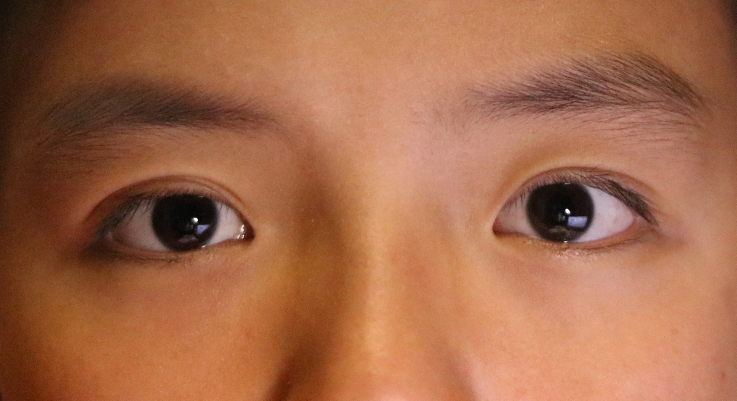
%> input picture A7/eye3.jpg, 1473 x 801 px (shown at 1/2 size)
$ octave circle3.m   (GNU Octave 9; MATLAB toolbox functions it lacks are replaced by stand-ins)
%> lines starting %> are read from the running program, lines starting %| are printed output that depends on the picture; in (x1, y1, x2, y2) boxes, pixels count from 0 and x2, y2 are one past the last pixel; in counts of white or black regions, pixels touching at a corner belong together; the program's own positions count from 1
### A7/DetectCircle.m
function [ hough_space, hough_circle, para ] = DetectCircle( detect_area, step_r, step_angle, r_min, r_max, p )
%----------------output-----------------
% hough_space: 参数空间
% hough_circle: 检测到的圆
% para: 各圆的参数（圆心坐标和半径）

% -----------------input-----------------
% detect_area: 限制了坐标范围的二值图像
% step_r: 半径步长
% step_angle: 角度步长（弧度制）
% r_min：半径最小值
% r_max: 半径最大值
% p: 以p*hough_space的最大值为投票阈值

[m, n] = size(detect_area);
length_r = round((r_max-r_min)/step_r)+1;
length_angle = round(2*pi/step_angle);

hough_space = zeros(m,n,length_r);

[rows, cols] = find(detect_area);
cnt = size(rows);

for i=1:cnt
    for j=1:length_r
        for k=1:length_angle
            a = round(rows(i) - (r_min+(j-1)*step_r)*cos(k*step_angle));
            b = round(cols(i) - (r_min+(j-1)*step_r)*sin(k*step_angle));
            if (a>=1 && a<=m && b>=1 && b<=n)
                hough_space(a, b, j) = hough_space(a, b, j)+1;
            end
        end
    end
end

max_value = max(max(max(hough_space)));
idx  = find(hough_space>=max_value*p);
num = size(idx);
hough_circle = false(m,n);


for i=1:cnt
    for j=1:num
        para_r = floor(idx(j)/(m*n))+1;
        para_a = floor((idx(j)-(para_r-1)*(m*n))/m)+1;
        para_b = idx(j)-(para_r-1)*(m*n) - (para_a-1)*m;
        if((rows(i)-para_b)^2+(cols(i)-para_a)^2<(r_min+(para_r-1)*step_r)^2+5&&...
                (rows(i)-para_b)^2+(cols(i)-para_a)^2>(r_min+(para_r-1)*step_r)^2-5)
            hough_circle(rows(i),cols(i))=true;
        end
    end
end

for i=1:num
    para_r = floor(idx(i)/(m*n))+1;
    para_a = floor((idx(i)-(para_r-1)*(m*n))/m)+1;
    para_b = idx(i)-(para_r-1)*(m*n) - (para_a-1)*m;
    para_r = r_min+(para_r-1)*step_r;
    para(:,i) = [para_b,para_a,para_r];
end
end

### A7/circle3.m
% read an image
% find the edges
% get hsv
color_pic = imread('eye3.jpg');
%> color_pic is the input picture: size 801x1473x3 uint8; mean R, G, B 164.4, 105.4, 74.2
color_pic = im2double(color_pic);
%> color_pic: size 801x1473x3 double
hsv_pic = rgb2hsv(color_pic);
%> hsv_pic: size 801x1473x3 double; mean H, S, V 0.065, 0.566, 0.645
tmp = ones(size(hsv_pic(:,:,1))).* 0.333;
%> tmp: size 801x1473 double; every value is 0.333
hsv_pic(:,:,1) = tmp;
%> hsv_pic: size 801x1473x3 double; mean H, S, V 0.333, 0.566, 0.645
hsv_pic(:,:,2) = hsv_pic(:,:,2).*3;
%> hsv_pic: size 801x1473x3 double; mean H, S, V 0.333, 1.7, 0.645
trans_pic1 = hsv2rgb(hsv_pic);
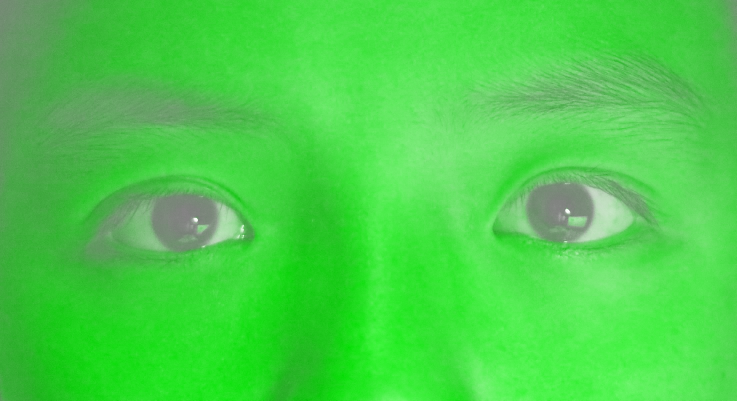
%> trans_pic1: size 801x1473x3 double (shown at 1/2 size); mean R, G, B -0.415, 0.645, -0.417; drawn with min black and max white

gray_pic = rgb2gray(color_pic);
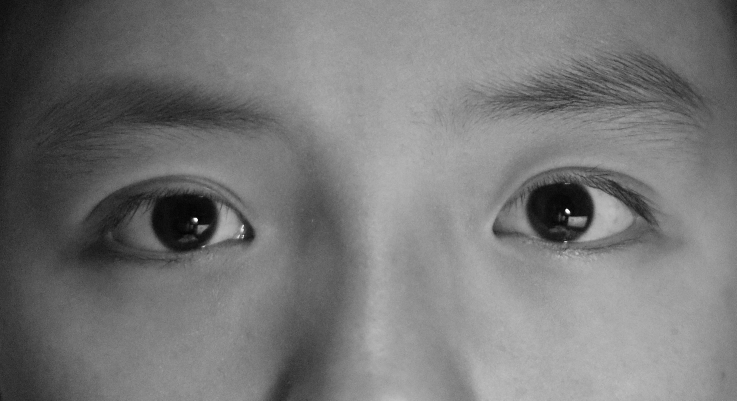
%> gray_pic: size 801x1473 double (shown at 1/2 size); min 0.00117, max 0.999, mean 0.469
gray_pic = im2double(gray_pic);
BW = edge(gray_pic,'canny',0.08);
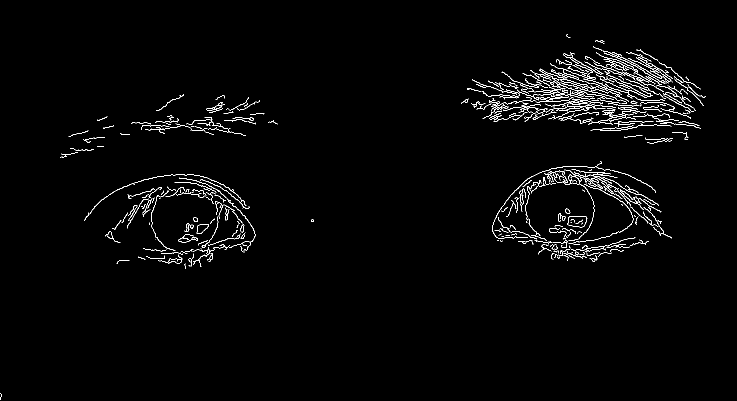
%> BW: size 801x1473 logical (shown at 1/2 size); 1.8% white in thin lines or dots, all inside (x1, y1, x2, y2) = (1, 68, 1411, 800)
[m, n] = size(BW);
%> m = 801; n = 1473


% display
figurenum = 1;
figure(figurenum),imshow(color_pic);

% find specific areas that may have circle edges
% rect_left_eyeball = getrect();
rect_left_eyeball = [993  313  247  219];
left_eyeball_detect_area = BW(rect_left_eyeball(2): rect_left_eyeball(2)+rect_left_eyeball(4),rect_left_eyeball(1): rect_left_eyeball(1)+rect_left_eyeball(3));
%> left_eyeball_detect_area: size 220x248 logical; 7.6% white in thin lines or dots
[mlb, nlb] = size(left_eyeball_detect_area);
%> mlb = 220; nlb = 248
% rect_left_eyelid_up = getrect();
rect_left_eyelid_up= [932  359  388  333];
left_eyelid_detect_area_up = BW(rect_left_eyelid_up(2): rect_left_eyelid_up(2)+rect_left_eyelid_up(4),rect_left_eyelid_up(1): rect_left_eyelid_up(1)+rect_left_eyelid_up(3));
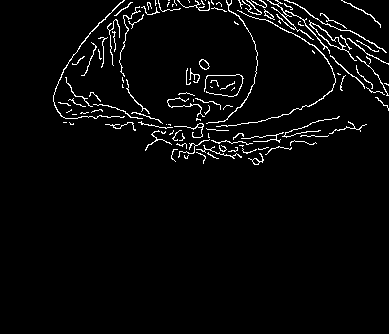
%> left_eyelid_detect_area_up: size 334x389 logical; 3.4% white in thin lines or dots, all inside (x1, y1, x2, y2) = (53, 0, 389, 165)
[mllu,nllu] = size(left_eyelid_detect_area_up);
%> mllu = 334; nllu = 389
% rect_left_eyelid_low = getrect();
rect_left_eyelid_low = [963  154  346  334];
left_eyelid_detect_area_low = BW(rect_left_eyelid_low(2): rect_left_eyelid_low(2)+rect_left_eyelid_low(4),rect_left_eyelid_low(1): rect_left_eyelid_low(1)+rect_left_eyelid_low(3));
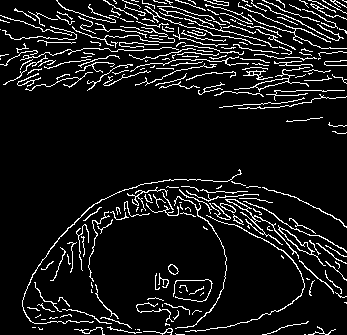
%> left_eyelid_detect_area_low: size 335x347 logical; 9.1% white in thin lines or dots
[mlll,nlll] = size(left_eyelid_detect_area_low);
%> mlll = 335; nlll = 347

% rect_right_eyeball = getrect();
rect_right_eyeball = [277  296  182  210];
right_eyeball_detect_area = BW(rect_right_eyeball(2): rect_right_eyeball(2)+rect_right_eyeball(4),rect_right_eyeball(1): rect_right_eyeball(1)+rect_right_eyeball(3));
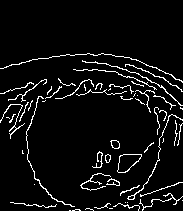
%> right_eyeball_detect_area: size 211x183 logical; 5.8% white in thin lines or dots, all inside (x1, y1, x2, y2) = (0, 53, 183, 211)
[mrb, nrb] = size(right_eyeball_detect_area);
%> mrb = 211; nrb = 183
% rect_right_eyelid_up = getrect();
rect_right_eyelid_up = [187  383  357  339];
right_eyelid_detect_area_up = BW(rect_right_eyelid_up(2): rect_right_eyelid_up(2)+rect_right_eyelid_up(4),rect_right_eyelid_up(1): rect_right_eyelid_up(1)+rect_right_eyelid_up(3));
%> right_eyelid_detect_area_up: size 340x358 logical; 2.5% white in thin lines or dots, all inside (x1, y1, x2, y2) = (0, 0, 325, 156)
[mrlu,nrlu] = size(right_eyelid_detect_area_up );
%> mrlu = 340; nrlu = 358
% rect_right_eyelid_low = getrect();
rect_right_eyelid_low = [143  115  423  396];
right_eyelid_detect_area_low = BW(rect_right_eyelid_low (2): rect_right_eyelid_low (2)+rect_right_eyelid_low (4),rect_right_eyelid_low (1): rect_right_eyelid_low (1)+rect_right_eyelid_low (3));
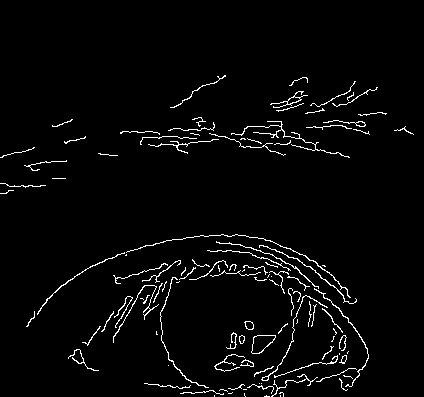
%> right_eyelid_detect_area_low: size 397x424 logical; 3% white in thin lines or dots, all inside (x1, y1, x2, y2) = (0, 75, 414, 397)
[mrll,nrll] = size(right_eyelid_detect_area_low);
%> mrll = 397; nrll = 424

% constant parameters for detecting circles
step_r = 1;
step_angle = 0.02;

% parameters for left eyeball
% out means the outside bigger circle
% in means the inside smaller circle
r_min_eyeball_out = 60;
r_max_eyeball_out = 70;
pball = 0.75;

% parameters for left eyelid
% up means the upper eyelid
% low means the lower eyelid
r_min_left_eyelid_up = 177;
r_max_left_eyelid_up = 180;
r_min_left_eyelid_low = 160;
r_max_left_eyelid_low = 180;
plid = 0.85;

% parameters for right eyelid
% up means the upper eyelid
% low means the lower eyelid
r_min_right_eyelid_up = 177;
r_max_right_eyelid_up = 180;
r_min_right_eyelid_low = 210;
r_max_right_eyelid_low = 220;

[ hough_space_left_eyeball_out, hough_circle_left_eyeball_out, para_left_eyeball_out ] = DetectCircle( left_eyeball_detect_area, step_r, step_angle, r_min_eyeball_out, r_max_eyeball_out, pball );
%> in DetectCircle, `[rows, cols] = find(detect_area);`: rows = 4121 values from 11 to 211; cols = 4121 values from 1 to 248
%> in DetectCircle, `cnt = size(rows);`: cnt = [4121 1]
%> (the run ends here)
